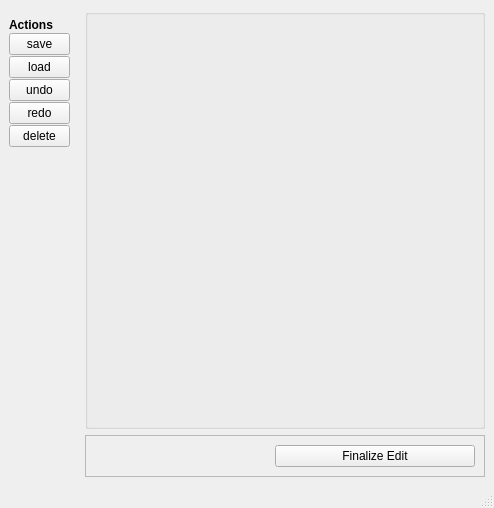
<?xml version="1.0" encoding="UTF-8"?>
<ui version="4.0">
 <class>LaneLinkEdit</class>
 <widget class="QMainWindow" name="LaneLinkEdit">
  <property name="geometry">
   <rect>
    <x>0</x>
    <y>0</y>
    <width>494</width>
    <height>508</height>
   </rect>
  </property>
  <property name="windowTitle">
   <string>Lane Link Edit</string>
  </property>
  <widget class="QWidget" name="centralwidget">
   <layout class="QGridLayout" name="gridLayout">
    <item row="0" column="1">
     <widget class="QGroupBox" name="plot_groupBox">
      <property name="minimumSize">
       <size>
        <width>400</width>
        <height>400</height>
       </size>
      </property>
      <property name="title">
       <string/>
      </property>
      <layout class="QGridLayout" name="gridLayout_2">
       <item row="0" column="0">
        <layout class="QVBoxLayout" name="plot_frame"/>
       </item>
      </layout>
     </widget>
    </item>
    <item row="0" column="0">
     <widget class="QWidget" name="Buttons" native="true">
      <property name="minimumSize">
       <size>
        <width>70</width>
        <height>0</height>
       </size>
      </property>
      <property name="maximumSize">
       <size>
        <width>60</width>
        <height>16777215</height>
       </size>
      </property>
      <layout class="QVBoxLayout" name="verticalLayout">
       <property name="spacing">
        <number>1</number>
       </property>
       <property name="leftMargin">
        <number>0</number>
       </property>
       <property name="bottomMargin">
        <number>1</number>
       </property>
       <item>
        <widget class="QLabel" name="label">
         <property name="font">
          <font>
           <weight>75</weight>
           <bold>true</bold>
          </font>
         </property>
         <property name="text">
          <string>Actions</string>
         </property>
         <property name="alignment">
          <set>Qt::AlignLeading|Qt::AlignLeft|Qt::AlignVCenter</set>
         </property>
        </widget>
       </item>
       <item>
        <widget class="QPushButton" name="b_save">
         <property name="toolTip">
          <string>ctrl + s</string>
         </property>
         <property name="text">
          <string>save</string>
         </property>
        </widget>
       </item>
       <item>
        <widget class="QPushButton" name="b_load">
         <property name="toolTip">
          <string>ctrl + l</string>
         </property>
         <property name="text">
          <string>load</string>
         </property>
        </widget>
       </item>
       <item>
        <widget class="QPushButton" name="b_undo">
         <property name="toolTip">
          <string>ctrl + z</string>
         </property>
         <property name="text">
          <string>undo</string>
         </property>
        </widget>
       </item>
       <item>
        <widget class="QPushButton" name="b_redo">
         <property name="toolTip">
          <string>ctrl + shift + z</string>
         </property>
         <property name="text">
          <string>redo</string>
         </property>
        </widget>
       </item>
       <item>
        <widget class="QPushButton" name="b_delete">
         <property name="maximumSize">
          <size>
           <width>16777215</width>
           <height>16777215</height>
          </size>
         </property>
         <property name="toolTip">
          <string>del</string>
         </property>
         <property name="text">
          <string>delete</string>
         </property>
        </widget>
       </item>
       <item>
        <spacer name="verticalSpacer">
         <property name="orientation">
          <enum>Qt::Vertical</enum>
         </property>
         <property name="sizeHint" stdset="0">
          <size>
           <width>20</width>
           <height>40</height>
          </size>
         </property>
        </spacer>
       </item>
      </layout>
     </widget>
    </item>
    <item row="1" column="1">
     <widget class="QFrame" name="frame">
      <property name="frameShape">
       <enum>QFrame::StyledPanel</enum>
      </property>
      <property name="frameShadow">
       <enum>QFrame::Raised</enum>
      </property>
      <layout class="QGridLayout" name="gridLayout_3">
       <item row="0" column="1">
        <widget class="QPushButton" name="b_finalize">
         <property name="minimumSize">
          <size>
           <width>200</width>
           <height>0</height>
          </size>
         </property>
         <property name="text">
          <string>Finalize Edit</string>
         </property>
        </widget>
       </item>
       <item row="0" column="0">
        <spacer name="horizontalSpacer">
         <property name="orientation">
          <enum>Qt::Horizontal</enum>
         </property>
         <property name="sizeHint" stdset="0">
          <size>
           <width>40</width>
           <height>20</height>
          </size>
         </property>
        </spacer>
       </item>
      </layout>
     </widget>
    </item>
   </layout>
  </widget>
  <widget class="QMenuBar" name="menubar">
   <property name="geometry">
    <rect>
     <x>0</x>
     <y>0</y>
     <width>494</width>
     <height>21</height>
    </rect>
   </property>
  </widget>
  <widget class="QStatusBar" name="statusbar"/>
 </widget>
 <resources/>
 <connections/>
</ui>
